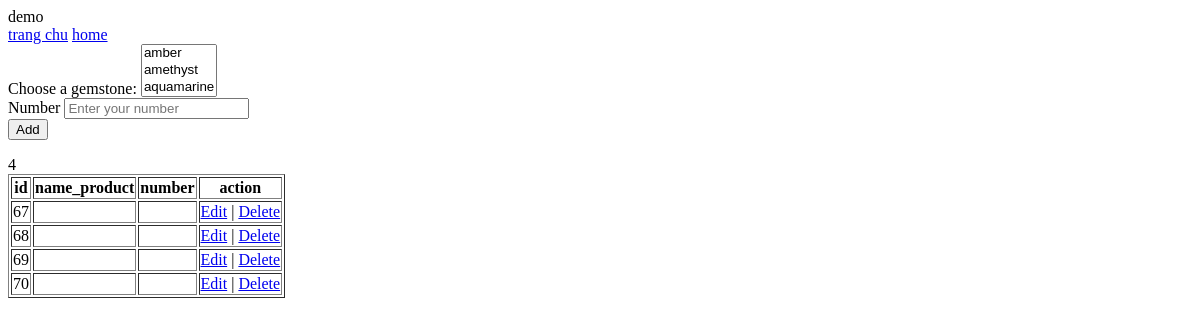
Page /cart.php on the earlier database version.
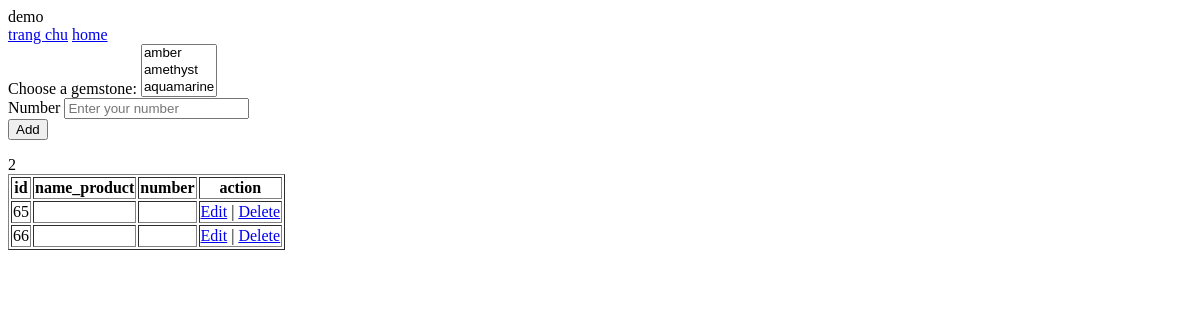
Same page on the later database version.
### tables this page shows
CREATE TABLE `product` (
  `id` int(11) NOT NULL,
  `name` varchar(255) NOT NULL,
  `img` text NOT NULL,
  `price` varchar(255) NOT NULL,
  `description` varchar(255) NOT NULL
);

### cart.php (the view, shortened to what this page needs)
<?php
    include_once "connect.php";
?>
<!DOCTYPE html>
<html lang="en">
<head>
</head>
<body>
    <div class="">
        <a href="index.php">trang chu</a>
        <a href="home.php">home</a>
    </div>
    <div class="">
        <form action="" method="post">
            <div>
                <label for="name_product">Choose a gemstone:</label>
                    <select id="name_product" name="name_product" size="3">
                        <option value="amber">amber</option>
                        <option value="amethyst">amethyst</option>
                        <option value="aquamarine">aquamarine</option>
                        <option value="saphire">saphire</option>
                    </select>
            </div>
            <div class="">
                <label for="number">Number</label>
                <input type="number" name="number" id="number" placeholder="Enter your number">
            </div>
            <div>
                <button type="submit">Add</button>
            </div>
        </form>
    </div>
    <div class="">
        <?php
            $sql = "SELECT * FROM product";
            $result = mysqli_query($conn, $sql);
            echo(mysqli_num_rows($result) . "<br>");
        ?>
        <table border="1">
            <tr>
                <th>id</th>
                <th>name_product</th>
                <th>number</th>
                <th>action</th>
            </tr>
            <?php
            if(mysqli_num_rows($result) > 0){
                while($row = mysqli_fetch_assoc($result)){
                    echo "<tr>";
                    echo "<td>" . $row['id'] . "</td>";
                    echo "<td>" . $row['name_product'] . "</td>";
                    echo "<td>" . $row['number'] . "</td>";
                    echo "<td><a href='edit_product.php?id=" . $row['id'] . "'>Edit</a> | <a href='delete_cart.php?id=" . $row['id'] . "'>Delete</a></td>";
                    echo "</tr>";
                }
            }else{
                echo "0 results";
            }
            ?>
    </div>
</body>
</html>

Differences in the rows shown:
removed product: id "67"
removed product: id "68"
removed product: id "69"
removed product: id "70"
added product: id "65"
added product: id "66"
Other differences:
mysqli_num_rows($result): "4" → "2"
